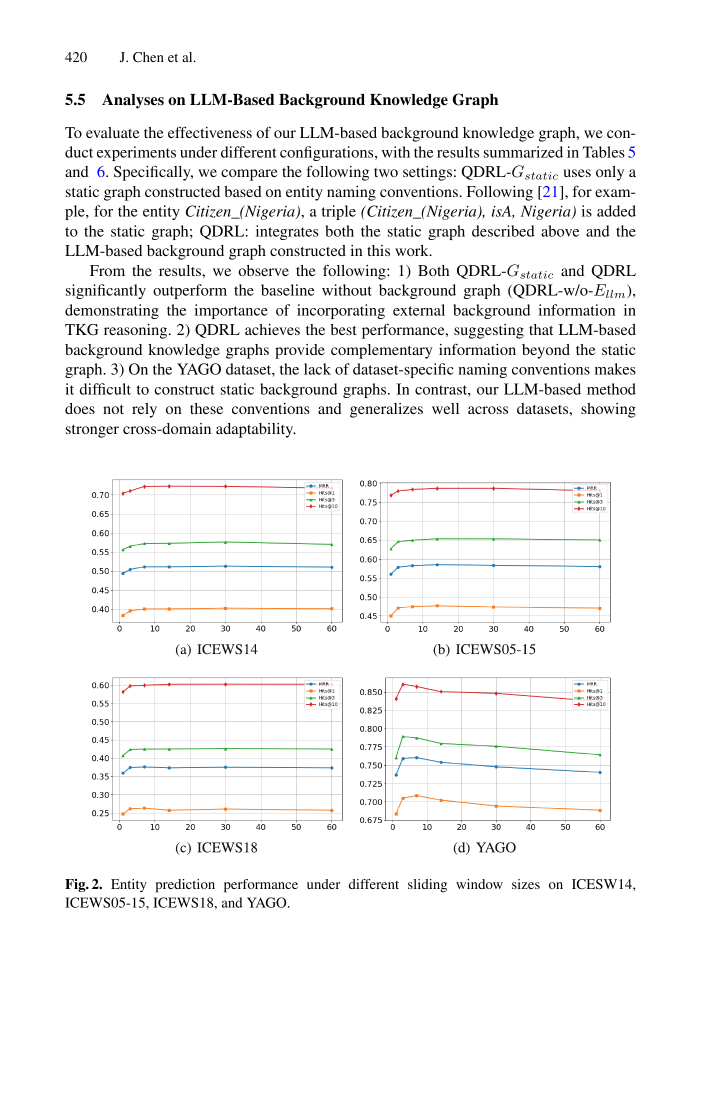
#> input picture docs/history_window_evidence/QDRL_page14.png, 1452 x 2200 px (shown at 1/2 size)
$ python measure_fig2_peaks.py
#> lines starting #> are read from the running program, lines starting #| are printed output that depends on the picture; after the words box and inside, x2 and y2 are one past the last pixel; in counts of white or black regions, pixels touching at a corner belong together
#> in main, image is the input picture: PIL image 1452x2200 RGB; mean R, G, B 244.5, 244.4, 244.3
# -*- coding: utf-8 -*-
"""从 QDRL 论文 Fig. 2 的渲染图反推历史窗口曲线的数据点与峰值位置。

只读脚本：读取 QDRL_page14.png，输出
  - fig2_peak_measurement.json  机器可读的测量结果
  - fig2_peaks_annotated.png    标注了检测点与峰值的复查图

依赖：Pillow、numpy。不访问网络，不读取数据集，不训练。

方法
----
1. Fig. 2 使用 matplotlib tab10 配色，MRR 为蓝色 (31,119,180)。
2. 实心圆 marker 处的蓝色像素垂直跨度明显大于 1.5px 的连线，据此定位数据点。
3. 每个子图右上角有 legend；legend 色块总是全图最高，按「y 中心不低于子图
   顶部 + LEGEND_DROP 像素」剔除。
4. **不做绝对像素定标**。改用相邻间距的比例：图中最宽的间距是最后两个点，
   即 m = 30 -> 60（30 个单位），以此为单位反推全部网格值。锚定依据是论文
   §5.6 正文写明的 m = 1 / m = 3 / m >= 30 三个网格点，以及 x 轴上限恰为 60。
5. 四个子图各自独立反推；四组结果收敛到同一组整数网格，构成交叉验证。
6. 峰值 = MRR 曲线中 y 像素最小（位置最高）的数据点。同时记录次高点的像素
   差，用于判断峰值是否显著。

已知限制
--------
- 本脚本只测量图上画出的点，不能给出未画出的窗口的数值。
- 像素级判读的横向精度约 ±0.5 个窗口单位，纵向差值按像素报告，不换算成 MRR。
"""
import json
from pathlib import Path

import numpy as np
from PIL import Image, ImageDraw

HERE = Path(__file__).absolute().parent
SRC = HERE / 'QDRL_page14.png'
OUT_JSON = HERE / 'fig2_peak_measurement.json'
OUT_PNG = HERE / 'fig2_peaks_annotated.png'

BLUE = (31, 119, 180)      # tab10 blue -> MRR
LEGEND_DROP = 130          # px below subplot top: legend lives above this
SPAN_MIN = 5               # px: marker columns are thicker than the 2px line
WIDEST_GAP_UNITS = 30      # m = 30 -> 60

# 四个子图的裁剪框 (x0, y0, x1, y1)，覆盖绘图区并留出刻度标签余量
BOXES = {
    'ICEWS14':    (140, 880, 780, 1345),
    'ICEWS05-15': (775, 880, 1400, 1345),
    'ICEWS18':    (140, 1370, 780, 1855),
    'YAGO':       (775, 1370, 1400, 1855),
}


def blue_mask(box, tol=60):
#> called with box = (140, 880, 780, 1345), tol = 60
    x0, y0, x1, y1 = box
    sub = np.asarray(Image.open(SRC).convert('RGB')).astype(int)[y0:y1, x0:x1]
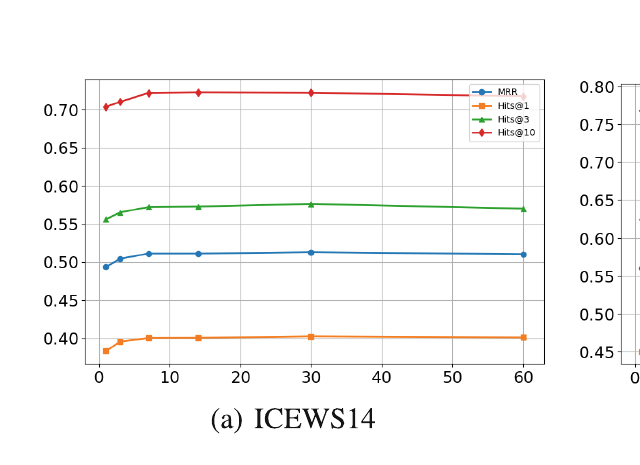
#> sub: shape (465, 640, 3) int64; mean R, G, B 248.4, 248.2, 247.7
    return (np.abs(sub - np.array(BLUE)).sum(axis=2) < tol)
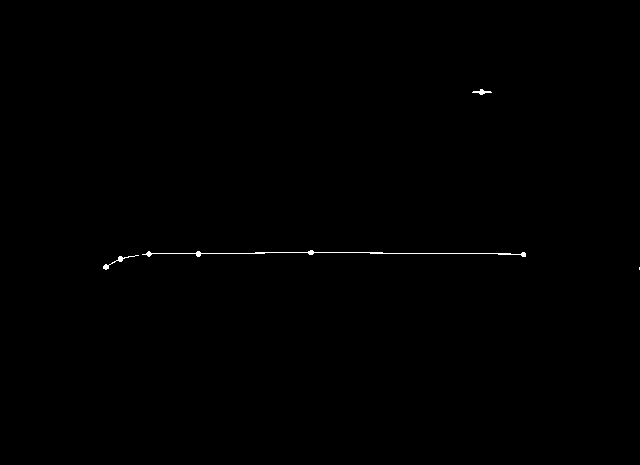
#> returned value: shape (465, 640) bool; 0.21% white in thin lines or dots, all inside (x1, y1, x2, y2) = (103, 89, 640, 270)


def cluster(values, gap=2):
    groups, cur = [], [values[0]]
    for v in values[1:]:
        if v - cur[-1] <= gap:
            cur.append(v)
        else:
            groups.append(cur)
            cur = [v]
    groups.append(cur)
    return groups


def detect_markers(box):
    x0, y0, _, _ = box
    mask = blue_mask(box)
    rows = []
    for c in np.nonzero(mask.any(axis=0))[0]:
        ys = np.nonzero(mask[:, c])[0]
        rows.append((c, ys.max() - ys.min() + 1, ys.mean()))
#> this loop made 421 passes
#> (c, ys) on passes 1 to 3: (103, [266, 267, 268]), (104, [265, 266, 267, 268]), (105, [264, 265, 266, 267, 268, 269])
#> after the loop, rows = 421 items, first 6: (103, 3, 267), (104, 4, 266.5), (105, 6, 266.5), (106, 6, 266.5), (107, 4, 266.5), (108, 4, 266.5)
    thick = [r for r in rows if r[1] >= SPAN_MIN]
#> thick = 36 items, first 6: (105, 6, 266.5), (106, 6, 266.5), (119, 6, 258.5), (120, 6, 258.5), (121, 6, 258.5), (148, 6, 253.5)
    points = []
    for group in cluster([r[0] for r in thick]):
#> in cluster, `groups, cur = [], [values[0]]`: cur = [105]
        c = int(round(np.mean(group)))
        ys = np.nonzero(mask[:, c])[0]
        y_center = float(ys.mean())
        if y_center < LEGEND_DROP:          # legend swatch, not a data point
            continue
        points.append(dict(x_px=c + x0, y_px=round(y_center + y0, 1)))
#> this loop made 7 passes
#> after the loop, points = 6 items
    return sorted(points, key=lambda p: p['x_px'])


def main():
    image = Image.open(SRC).convert('RGB')
    report = {'source': SRC.name, 'source_size': list(image.size),
              'curve': 'MRR (tab10 blue)', 'datasets': {}}

    for name, box in BOXES.items():
        pts = detect_markers(box)
#> pts = 6 items
        rec = {'markers': len(pts), 'points': pts}

        if len(pts) >= 2:
            gaps = [b['x_px'] - a['x_px'] for a, b in zip(pts, pts[1:])]
#> gaps = [14, 28, 50, 113, 212]
            rec['gaps_px'] = gaps
            unit = max(gaps) / float(WIDEST_GAP_UNITS)
#> unit = 7.07
            rec['px_per_unit'] = round(unit, 3)
            grid, cum = [1.0], 1.0
            for g in gaps:
                cum += g / unit
                grid.append(round(cum, 2))
#> this loop made 5 passes
#> (g, cum) on passes 1 to 5: (14, 2.98), (28, 6.94), (50, 14.02), (113, 30.01), (212, 60.01)
#> after the loop, cum = 60.01; grid = [1, 2.98, 6.94, 14.02, 30.01, 60.01]
            rec['grid'] = grid
            rec['grid_rounded'] = [int(round(v)) for v in grid]
            rec['grid_max_deviation'] = round(
                max(abs(v - round(v)) for v in grid), 3)

            best = min(pts, key=lambda p: p['y_px'])
#> best = {'x_px': 451, 'y_px': 1132}
            rec['peak_index'] = pts.index(best)
            rec['peak_grid'] = grid[pts.index(best)]
            rec['peak_x_px'] = best['x_px']
            rec['peak_y_px'] = best['y_px']
            ordered = sorted(p['y_px'] for p in pts)
#> ordered = [1132, 1133.5, 1133.5, 1134, 1138.5, 1146.5]
            rec['runner_up_y_px'] = round(ordered[1], 1)
            rec['peak_margin_px'] = round(ordered[1] - ordered[0], 1)
            rec['y_spread_px'] = round(ordered[-1] - ordered[0], 1)

        report['datasets'][name] = rec

    OUT_JSON.write_text(json.dumps(report, indent=2, ensure_ascii=False) + '\n',
                        encoding='utf-8')

    canvas = image.copy()
    draw = ImageDraw.Draw(canvas)
    for rec in report['datasets'].values():
        for i, p in enumerate(rec['points']):
            peak = i == rec.get('peak_index')
            r = 9 if peak else 6
            draw.ellipse([p['x_px'] - r, p['y_px'] - r, p['x_px'] + r, p['y_px'] + r],
                         outline=(220, 20, 20) if peak else (0, 150, 0), width=2)
            if peak:
                draw.text((p['x_px'] + 10, p['y_px'] - 14),
                          'peak m=%d' % rec['peak_grid'], fill=(220, 20, 20))
#> this loop made 4 passes
    canvas.save(OUT_PNG)
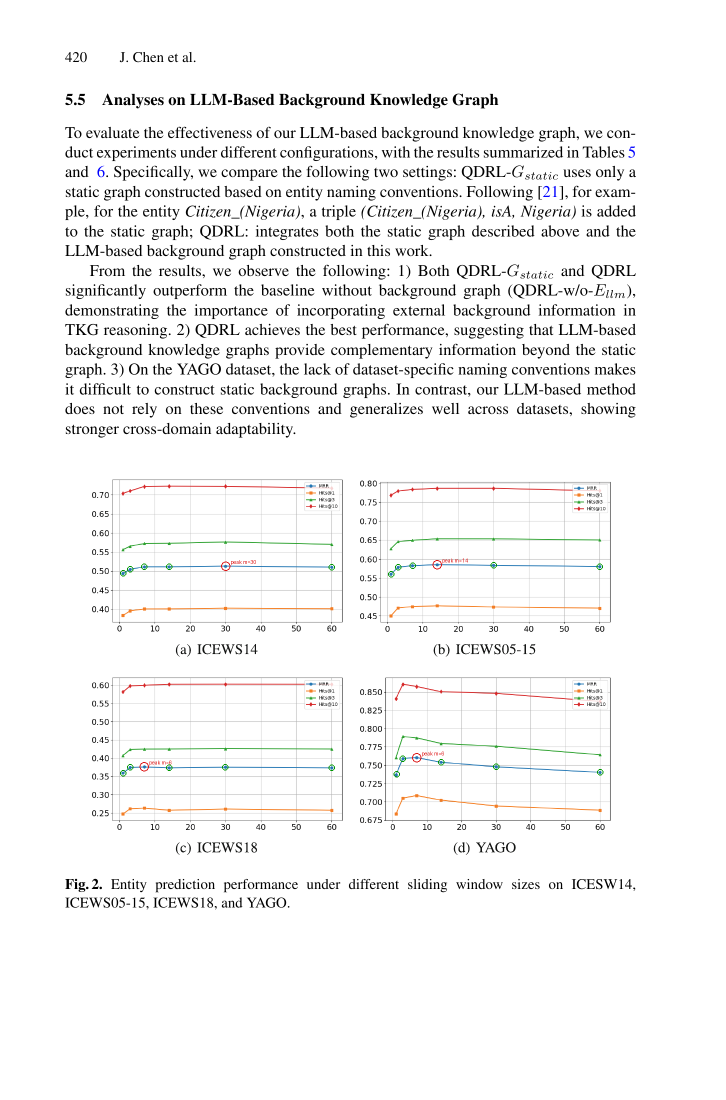
#> saved as fig2_peaks_annotated.png: PIL image 1452x2200 RGB (shown at 1/2 size); mean R, G, B 244.4, 244.3, 244.1
    print('wrote', OUT_JSON.name, 'and', OUT_PNG.name)
    for name, rec in report['datasets'].items():
        print('%-11s grid=%s peak=m%s margin=%spx' %
              (name, rec.get('grid_rounded'), rec.get('peak_grid'),
               rec.get('peak_margin_px')))
#> this loop made 4 passes
#> name on passes 1 to 4: 'ICEWS14', 'ICEWS05-15', 'ICEWS18', 'YAGO'
#| ICEWS14     grid=[1, 3, 7, 14, 30, 60] peak=m30.01 margin=1.5px
#| ICEWS05-15  grid=[1, 3, 7, 14, 30, 60] peak=m14.02 margin=1.5px
#| ICEWS18     grid=[1, 3, 7, 14, 30, 60] peak=m6.92 margin=0.5px
#| YAGO        grid=[1, 3, 7, 14, 30, 60] peak=m6.77 margin=2.0px


if __name__ == '__main__':
    main()
